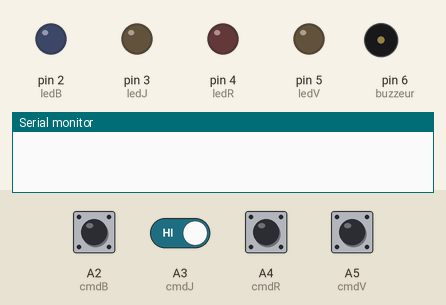
Bench run of a sketch on a simulated Arduino Uno, built with avr-gcc and run on an emulated ATmega328P. Shown: output pins drawn as LEDs (lit = HIGH), buzzer (waves = sounding), the last lines printed to the serial monitor. The inputs (shaded band) are chosen by the test bench; at power-on: A2 (cmdB), A3 (cmdJ), A4 (cmdR), A5 (cmdV) HIGH. Random numbers use the default seed unless the sketch sets one.

Above: at 1.2 s.
1.3 s: A2 (cmdB) pulled LOW for 0.15 s
At 2.0 s:
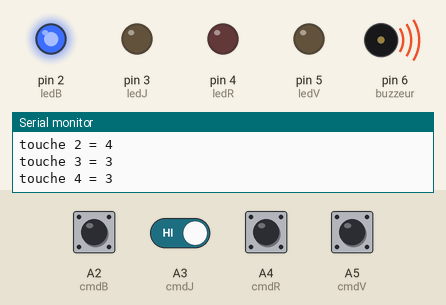
At 2.9 s:
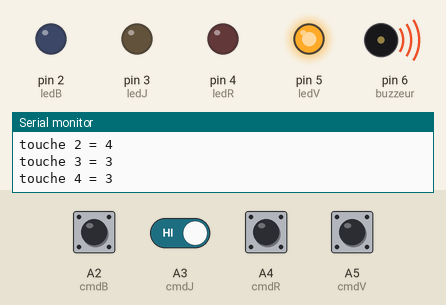
7.4 s: A3 (cmdJ) driven HIGH
9.8 s: A5 (cmdV) pulled LOW for 0.15 s
At 13.2 s:
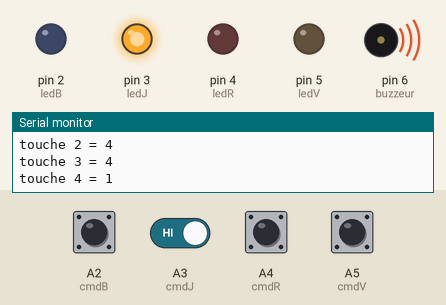
Timing chart, 0 to 13.8 s (numbered marks = the images above; inputs shaded):
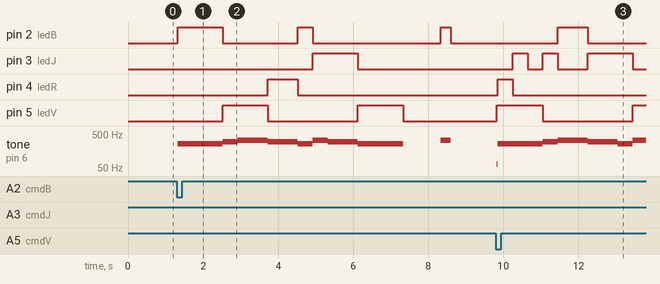

Measured:
- after the input at 1.3 s, pin 2 (ledB): LOW → HIGH at once, → LOW 1.2 s later, → HIGH 2.0 s later, → LOW 0.40 s later; pin 3 (ledJ): LOW → HIGH after 3.6 s, → LOW 1.2 s later
- after the input at 9.8 s, pin 2 (ledB): LOW → HIGH after 1.6 s, → LOW 0.80 s later; pin 3 (ledJ): goes HIGH 0.40 s, LOW 0.40 s, HIGH 0.40 s, LOW 0.80 s, HIGH 1.2 s, then LOW, starting after 0.45 s

The sketch:

simon_examen.ino
```cpp
/*
Auteur : Johnny Vaca
Date : 15.11.2019
Description : Jeu du Simon - Projet Embarqué - Filère Informatique CPNV
*/
#include <Bounce2.h>

const int MAX = 4;    // Score MAXIMAL du jeu

// notes sonnées à l'allumage des leds correspondantes
const int noteB = 329;
const int noteJ = 261;
const int noteR = 220;
const int noteV = 164;
const int erreur = 65;


const int buzzeur = 6; // numero du port du buzzzeur

//Numéros des ports des leds
const int ledB = 2;
const int ledJ = 3;
const int ledR = 4;
const int ledV = 5;

//Mettre des variables qui vont correspondre à l'état des leds
int ledEtatB = LOW;
int ledEtatJ = LOW;
int ledEtatR = LOW;
int ledEtatV = LOW;


int commencerPartie = 0; // vérifie si on a déjà choisis le niveau de dificulté au début de l'alimentation

// Variable qui vont prendre la valeur correspondant au clique des boutons plus tard
int ledEtat = -1;
int led = -1;
int note = -1;

int tourSimon = 1; // va dire quand est-ce que simon peut jouer
int memoireSimon[MAX]; // va garder dans le tableau
int cmdClique = tourSimon; // On dit que la première personne qui va jouer, c'est Simon
int cliqueJoueur = 0; // Nombre de fois que le joueur va cliquer sur la totalité des boutons
int numTour = 0; // Stocke le numero du Tour dans la partie


int tempsPause = 1000; // donne le temps d'attente entre les clignotements de leds quand Simon Joue
int compteurtempsPause = 1; // compte le nombre de fois qu'on passe à un autre tour

//initialisation de nouveaux objets Bounce
Bounce cmdB = Bounce();
Bounce cmdJ = Bounce();
Bounce cmdR = Bounce();
Bounce cmdV = Bounce();


// FONCTION QUI JOUE LE JUNGLE DE DEMARRAGE ET DE PERDANT
void jungle() {

  const int notesClairLune[] = {262,262,262,294,330,294,262,330,294,294,262};
  const int dureeClairLune[] = {400,400,400,400,800,800,400,400,400,400,1200};

  //BOUCLE QUI VA JUSQU'A LA LONGEUR DU TABLEAU DU JUNGLE
  for (int i = 0; i < 11; i++) {

  int ledAleatoire = random(4)+2;// valeur qui prends 4 valeurs depuis 0+2

    //jeu de lumières qui clignotent
    tone(buzzeur, notesClairLune[i]);
    digitalWrite(ledAleatoire, HIGH);
    delay(dureeClairLune[i]);
    digitalWrite(ledAleatoire, LOW);

  }

  noTone(buzzeur);// taire le buzzeur

}
void sonGagnant(){


  const int notesMario[]={2637, 2637, 0, 2637, 0, 2093, 2637, 0, 3136, 0, 0, 0, 1568, 0, 0, 0};
const int durationMario = 120;

  for (int i = 0; i < 11; i++) {

  int ledAleatoire = random(4)+2;// valeur qui prends 4 valeurs depuis 0+2

    //jeu de lumières qui clignotent
    if(notesMario[i] == 0){
       noTone(buzzeur);// taire le buzzeur

      }else{
        tone(buzzeur, notesMario[i]);
        }

    digitalWrite(ledAleatoire, HIGH);
    delay(durationMario);
    digitalWrite(ledAleatoire, LOW);

  }

  noTone(buzzeur);// taire le buzzeur


}

//Stockage de tous les coups de simon durant une partie dans la mémoire de Simon
void simonEnregistre() {

  for (int i = 0; i < MAX; i++) {
    int randomSimon = random(4)+2; // valeur qui prends 4 valeurs depuis 0+2

    memoireSimon[i] = randomSimon; // stocke dans la mémoire de Simon

    Serial.print("touche ");
    Serial.print(i + 1, DEC);
    Serial.print(" = ");
    Serial.print(memoireSimon[i] - 1);
    Serial.println(" ");

  }
}


void setup() {

  pinMode(buzzeur, OUTPUT); // mettre le buzzeur en mode de sortie

  //Indique les ports utilisés pour chaque bouton et explique le temps d'interval maximal de changement d'état
  cmdB.attach(A2, INPUT_PULLUP);
  cmdB.interval(25);

  cmdJ.attach(A3, INPUT_PULLUP);
  cmdJ.interval(25);

  cmdR.attach(A4, INPUT_PULLUP);
  cmdR.interval(25);

  cmdV.attach(A5, INPUT_PULLUP);
  cmdV.interval(25);

// indique les ports de sortie de chaque led
  pinMode(ledB, OUTPUT); // Led Bleu
  pinMode(ledJ, OUTPUT); // Led Jaune
  pinMode(ledR, OUTPUT); // Led Rouge
  pinMode(ledV, OUTPUT); // Led Vert


  //mettre toutes les leds en etat LOW
  digitalWrite(ledB, ledEtatB);
  digitalWrite(ledJ, ledEtatJ);
  digitalWrite(ledR, ledEtatR);
  digitalWrite(ledV, ledEtatV);

  Serial.begin(9600); // indique le port utilisé pour le moiniteur serie. Utilie pour débeug
randomSeed(analogRead(0)); // initialise des mises à jour des valeurs aleatoires pour n'importe laquel de fonction Random
}


void loop() {

  // mets à jour l'état de chaque bouton (si il est à 0 ou à  1)
  cmdB.update();
  cmdJ.update();
  cmdR.update();
  cmdV.update();


// des l'appuie sur le bouton relié au port A2,
  if (cmdB.fell()) {
    if (commencerPartie == 0) {

      simonEnregistre(); //  on met dans la memoire de Simon les touchés
      jungle();

      commencerPartie++;
    } else {
      commencerPartie = 1;
      cmdClique = ledB;
      ledEtatB = !ledEtatB; // allume la led
      ledEtat = ledEtatB; // donne etat de la led appuyée
      led = ledB; // donne le port de la led qui correspond au bouton appuyé
      note = noteB; // donné la fréquence de la note qui correspond à la led séléctionnée

    }

  }

// si l'etat de commencer la partie est 1, le jungle à déja sonné
  if (commencerPartie == 1) {

//si c'est au tour de simon de jouer
    if (cmdClique == tourSimon) {

//si il n'y a pas encore un tour ou si le joueur à déjà cliquer la quantité de fois qui correspondent au tour
      if (cliqueJoueur == numTour || numTour == 0) {
        numTour++; // on passe au tour suivant
// if le numero du tour n'est pas son dernier tour
        if (numTour <= MAX) {

          for (int i = 0; i < numTour; i++) {

            // tous les 3 tours, le temps de pause entre les leds va diminuer
            if (compteurtempsPause % 3 == 0 && i == 0) {
              tempsPause -= 100; //
            }
            delay(tempsPause);


            // buzzeur fait un sons selon la led
            if (memoireSimon[i] == ledB)
              tone(buzzeur, noteB);
            if (memoireSimon[i] == ledJ)
              tone(buzzeur, noteJ);
            if (memoireSimon[i] == ledR)
              tone(buzzeur, noteR);
            if (memoireSimon[i] == ledV)
              tone(buzzeur, noteV);


            // Allume la led et joue la note
            digitalWrite(memoireSimon[i], HIGH); // apply LED state
            Serial.print("touche ");
            Serial.print(i + 1, DEC);
            Serial.print(" = ");
            Serial.print(memoireSimon[i] - 1);
            Serial.print(" et Temps =  ");
            Serial.print(tempsPause);
            Serial.print(" CompteurtempsPause =  ");
            Serial.print(compteurtempsPause);
            Serial.print(" CompteurtempsPause%3 =  ");
            Serial.print(compteurtempsPause % 3);
            Serial.println(" ");
            delay(250);
            digitalWrite(memoireSimon[i], LOW); // apply LED state
            noTone(buzzeur);

          }
        } else {
          // si le numero du tour est le MAX on gagne
          Serial.print("BRAVO VOUS AVEZ GAGNEE!!!");
          Serial.println(" ");
          sonGagnant();
          asm("jmp 0x0000"); // fonction de reset depuis le software
        }

        compteurtempsPause++;

        cliqueJoueur = 0;

      }

    }
 // memes executions qu'avec la led bleu quand commencerPartie = 1
    if (cmdJ.fell()) {
      cmdClique = ledJ;
      ledEtatJ = !ledEtatJ;
      ledEtat = ledEtatJ;
      led = ledJ;
      note = noteJ;

    }

    if (cmdR.fell()) {
      cmdClique = ledR;
      ledEtatR = !ledEtatR;
      ledEtat = ledEtatR;
      led = ledR;
      note = noteR;

    }

    if (cmdV.fell()) {
      cmdClique = ledV;
      ledEtatV = !ledEtatV;
      ledEtat = ledEtatV;
      led = ledV;
      note = noteV;

    }

  }
//
  if (cliqueJoueur < numTour) {

    if (cmdClique == ledB || cmdClique == ledJ || cmdClique == ledR || cmdClique == ledV) {

      digitalWrite(led, ledEtat);
      if (cmdClique == memoireSimon[cliqueJoueur]) {

        tone(buzzeur, note);
        Serial.print("VRAI touche : ");

      } else {

        tone(buzzeur, erreur);
        Serial.print("PERDU !!!  ");
        Serial.print("FAUX touche : ");
         Serial.println(" ");
        numTour = 0;
        simonEnregistre();
        jungle();
      }

      Serial.print(cliqueJoueur + 1, DEC);
      Serial.print("          moi = ");
      Serial.print(cmdClique - 1, DEC);
      Serial.print("  ||   Simon = ");
      Serial.print(memoireSimon[cliqueJoueur] - 1, DEC);
      Serial.println(" fois");

      delay(250);
      noTone(buzzeur);

      ledEtat = !ledEtat;

      ledEtatB = ledEtat;
      ledEtatJ = ledEtat;
      ledEtatR = ledEtat;
      ledEtatV = ledEtat;
      digitalWrite(led, ledEtat);
      cmdClique = tourSimon;
      led = -1;
      note = -1;

      cliqueJoueur++;
    }

  }

}
```
